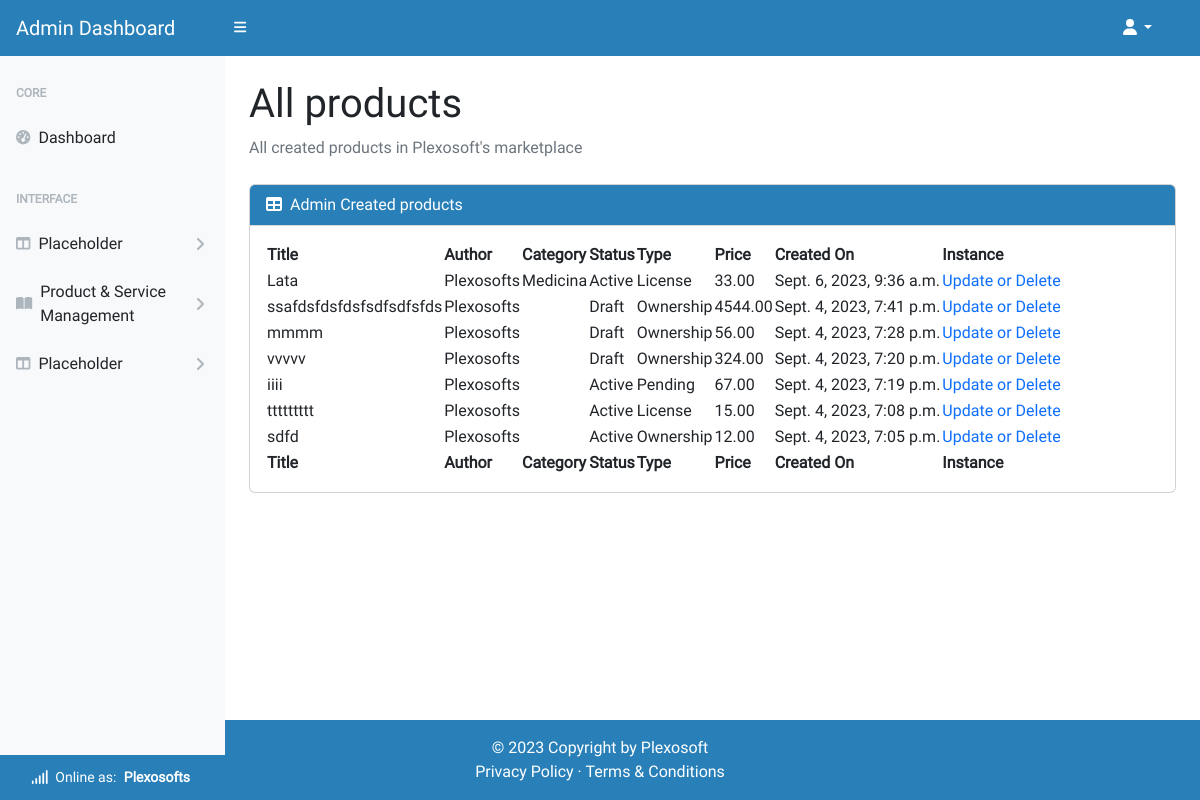
Page /account/admin/all_product/ (signed in) on the earlier database version.
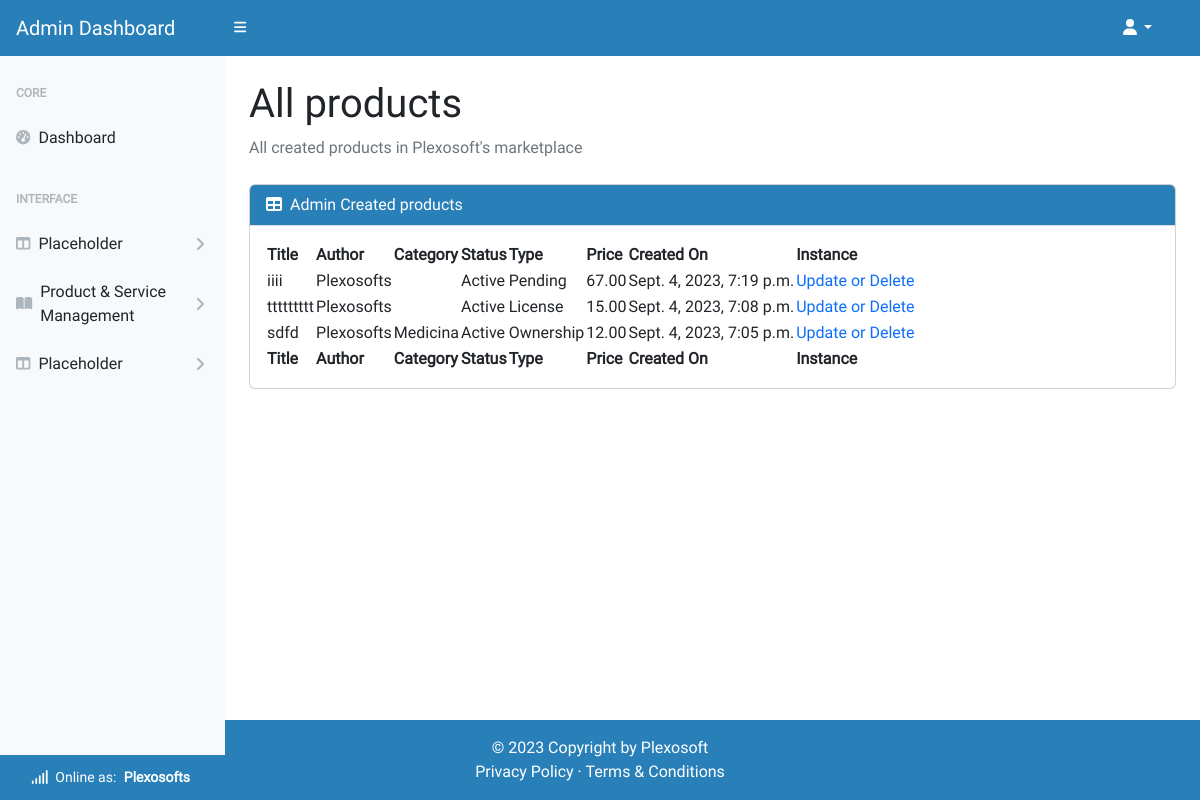
Same page on the later database version.
### product_service/models.py (models this page shows, shortened)
class Product(models.Model):
    title = models.CharField(max_length=64, unique=True)
    sku = models.CharField(max_length=64, unique=True)
    price = models.DecimalField(max_digits=6, decimal_places=2)
    description = models.TextField(max_length=256)
    status = models.IntegerField(choices=STATUS, default=0)
    category = models.ForeignKey(
        Category, on_delete=models.SET_NULL,
        related_name='product_categories', null=True, blank=True)
    excerpt = models.CharField(max_length=128)
    type = models.IntegerField(choices=SCOPE_TYPE, default=1)
    code = models.ManyToManyField(CodeType, related_name="code_type")
    service = models.ManyToManyField(ServiceType, related_name="service_type")
    preview = models.URLField(
        max_length=1024, null=True, blank=True, unique=True)
    docs = models.URLField(
        max_length=1024, null=True, blank=True, unique=True)
    slug = models.SlugField(max_length=200, unique=True, blank=True)
    image = models.ImageField(null=True, blank=True)
    image_url = models.URLField(max_length=1024, null=True, blank=True)
    author = models.ForeignKey(
        'homepage.UserProfile', on_delete=models.SET_NULL,
        related_name='product_authors', null=True)
    created_on = models.DateTimeField(auto_now_add=True)
    likes = models.ManyToManyField(
        'homepage.Like', related_name='product_likes', blank=True)
    comments = models.ManyToManyField(
        'homepage.Comment', related_name='product_comments', blank=True)
    transactions = models.ManyToManyField(
        'homepage.UserProfile', through='Transaction',
        related_name='product_transactions', blank=True)
    download_url = models.ManyToManyField(
        'Download', related_name='product_downloads', blank=True)
    class Meta:
        ordering = ['title']

class Category(models.Model):
    category_name = models.CharField(max_length=64, unique=True)
    alt_name = models.CharField(max_length=64, unique=True)
    class Meta:
        ordering = ['category_name']
        verbose_name_plural = "Categories"

### homepage/models.py (models this page shows)
class UserProfile(AbstractUser):
    email = models.EmailField(
        unique=True)
    role = models.IntegerField(choices=ROLES, default=0)
    type = models.IntegerField(choices=USER_TYPE, default=0)
    status = models.IntegerField(choices=STATUS, default=2)
    user_transactions = models.ManyToManyField(
        'product_service.Product',
        through='product_service.Transaction',
        related_name='user_profiles')
    class Meta:
        ordering = ['username']
    def __str__(self):
        return f'{self.username}'

### product_service/views.py (the view)
# urls.py: path('account/admin/all_product/', ProductList.as_view(),
class ProductList(ProductBaseListView):
    template_name = 'admin-dashboard/all_products.html'
    context_object_name = 'admin_all_products'

### admin_dashboard/views.py (called while the page is built)
    def test_func(self):
        user_profile = self.request.user
        return user_profile and user_profile.role == 1

### homepage/custom_context_processors.py (called while the page is built)
def get_verified_email(request):
    if request.user.is_authenticated:
        try:
            email_object = EmailAddress.objects.get(user=request.user)
            if email_object.verified:
                return {'get_verified_email': email_object}
        except EmailAddress.DoesNotExist:
            pass
    return {'get_verified_email': None}

### product_service/views.py (called while the page is built)
    def get_queryset(self):
        return Product.objects.order_by('-created_on')

### admin_dashboard/templates/admin-dashboard/all_products.html
{% extends "admin-dashboard/base.html" %}
{% block content%}
<main class="pb-5 mb-5">
    <div class="container-fluid p-4 pt-0 pb-5">
        <h1 class="mt-4">All products</h1>
        <ol class="breadcrumb mb-4">
            <li class="breadcrumb-item active">All created products in Plexosoft's marketplace</li>
        </ol>
        <div class="card mb-4">
            <div class="card-header">
                <i class="fas fa-table me-1"></i>
                Admin Created products
            </div>
            <div class="card-body">
                <table id="datatablesSimple">
                    <thead>
                        <tr>
                            <th>Title</th>
                            <th>Author</th>
                            <th>Category</th>
                            <th>Status</th>
                            <th>Type</th>
                            <th>Price</th>
                            <th>Created On</th>
                            <th>Instance</th>
                        </tr>
                    </thead>
                    <tfoot>
                        <tr>
                            <th>Title</th>
                            <th>Author</th>
                            <th>Category</th>
                            <th>Status</th>
                            <th>Type</th>
                            <th>Price</th>
                            <th>Created On</th>
                            <th>Instance</th>
                        </tr>
                    </tfoot>
                    <tbody>
                        {% for product in admin_all_products.all %}
                        <tr>
                            <td>{{ product.title }}</td>
                            <td>{{ product.author }}</td>
                            <td>{{ product.category.category_name }}</td>
                            <td>{{ product.get_status_display }}</td>
                            <td>{{ product.get_type_display }}</td>
                            <td>{{ product.price }}</td>
                            <td>{{ product.created_on }}</td>
                            <td>
                                <a href="{% url 'admin_product_update' product.slug %}">Update or Delete</a>
                            </td>
                        </tr>
                        {% endfor %}
                    </tbody>
                </table>
            </div>
        </div>
    </div>
</main>
{% endblock %}

Differences in the rows shown:
removed Product: title "Lata", author "Plexosofts", category.category_name "Medicina", status "Active", type "License", price "33.00", created_on "Sept. 6, 2023, 9:36 a.m."
removed Product: title "ssafdsfdsfdsfsdfsdfsfds", author "Plexosofts", status "Draft", type "Ownership", price "4544.00", created_on "Sept. 4, 2023, 7:41 p.m."
removed Product: title "mmmm", author "Plexosofts", status "Draft", type "Ownership", price "56.00", created_on "Sept. 4, 2023, 7:28 p.m."
removed Product: title "vvvvv", author "Plexosofts", status "Draft", type "Ownership", price "324.00", created_on "Sept. 4, 2023, 7:20 p.m."
changed Product "sdfd": category.category_name (not shown) → "Medicina"
